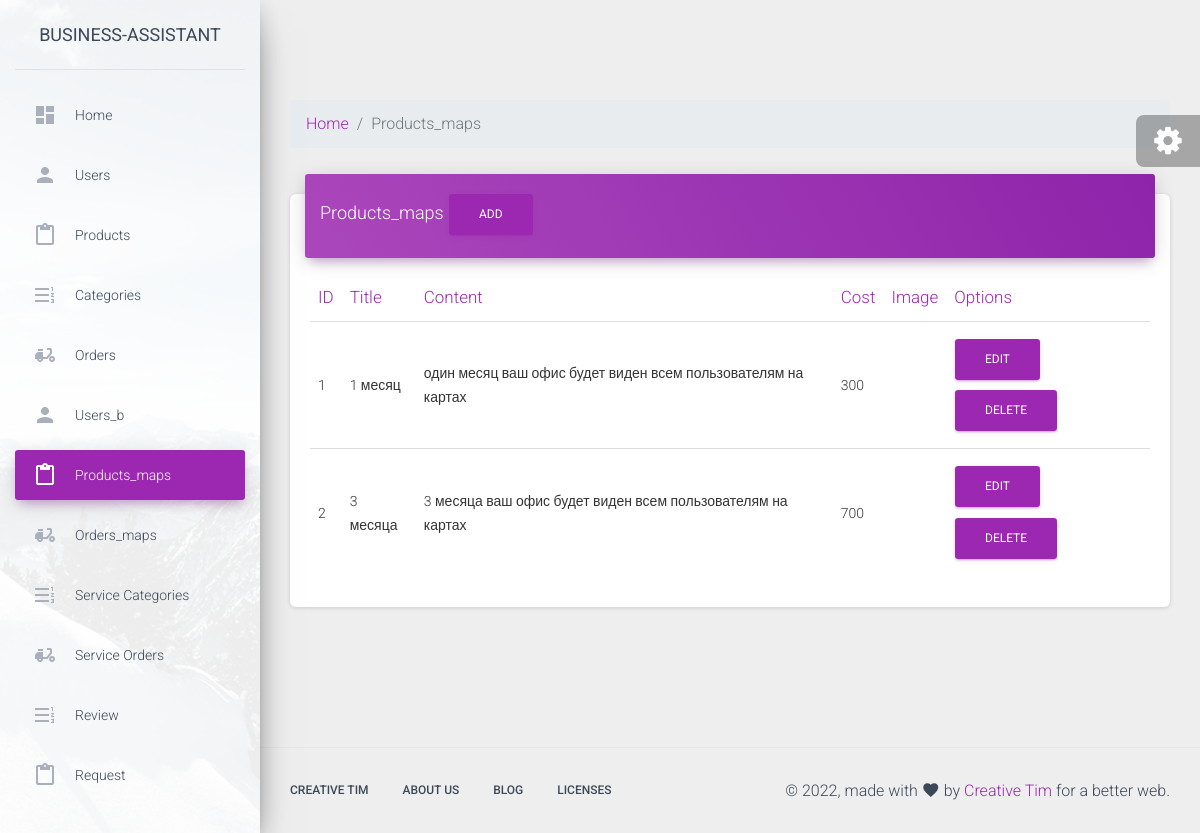
Screenshot of /admin/products_map.php with the database file from the repository.
### tables this page shows
CREATE TABLE `products_maps` (
  `id` int(11) NOT NULL,
  `title` varchar(255) NOT NULL,
  `cost` int(11) NOT NULL,
  `content` text NOT NULL,
  `image` varchar(255) NOT NULL
);

### admin/products_map.php (the view, shortened to what this page needs)
<?php
include $_SERVER["DOCUMENT_ROOT"] . "/configs/db.php";
include $_SERVER["DOCUMENT_ROOT"] . "/admin/parts/header.php";
?>
<nav aria-label="breadcrumb">
  <ol class="breadcrumb">
    <li class="breadcrumb-item"><a href="/admin">Home</a></li>
    <li class="breadcrumb-item active" aria-current="page">Products_maps</li>
  </ol>
</nav>
<div class="row">
  <div class="col-md-12">
    <div class="card">
      <div class="card-header card-header-primary">
        <h4 class="card-title ">
          Products_maps
          <a href="modules/products_maps/add.php" class="btn btn-primary">ADD</a>
        </h4>
      </div>
      <div class="card-body">
        <div class="table-responsive">
          <table class="table">
            <thead class=" text-primary">
              <th>ID</th>
              <th>Title</th>
              <th>Content</th>
              <th>Cost</th>
              <th>Image</th>
              <th>Options</th>
            </thead>
            <tbody>
              <?php
               $sql = "SELECT * FROM products_maps";
                $result = $conn->query($sql);
                while ($row = mysqli_fetch_assoc($result)) {
              ?>
                <tr>
                  <td><?php echo $row["id"] ?></td>
                  <td><?php echo $row["title"] ?></td>
                  <td><?php echo $row["content"] ?></td>
                  <td><?php echo $row["cost"] ?></td>
                  <td><?php echo $row["image"] ?></td>
                  <td>
                      <a href="modules/products_maps/edit.php?id=<?php echo $row["id"] ?>" class="btn btn-primary">EDIT</a>
                      <a href="modules/products_maps/delete.php?id=<?php echo $row["id"] ?>"class="btn btn-primary">DELETE</a>
                  </td>
                </tr>
              <?php
              }
              ?>
            </tbody>
          </table>
        </div>
      </div>
    </div>
  </div>
</div>
<?php
include $_SERVER["DOCUMENT_ROOT"] . "/admin/parts/footer.php";
?>

### rows the page displays
products_maps: id "1", title "1 месяц", content "один месяц ваш офис будет виден всем пользователям на картах", cost "300"
products_maps: id "2", title "3 месяца", content "3 месяца ваш офис будет виден всем пользователям на картах", cost "700"
